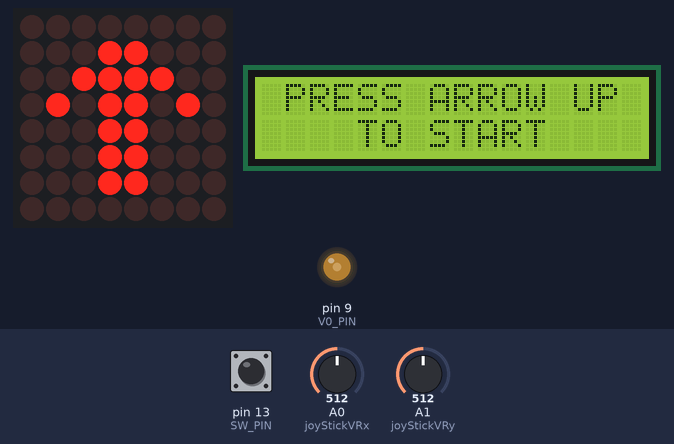
The sketch below on a simulated Arduino Uno, built with avr-gcc and run on an emulated ATmega328P. Shown: 8×8 LED matrix, 16×2 character LCD, output pins drawn as LEDs (lit = HIGH). The test bench sets the inputs (shaded band); at power-on: A1 (joyStickVRy) = 512, pin 13 (SW_PIN) HIGH, A0 (joyStickVRx) = 512. Random numbers use the default seed unless the sketch sets one.

Above: at 1.2 s.
1.3 s: A1 (joyStickVRy) set to 417
2.8 s: A1 (joyStickVRy) set to 390
At 11.3 s:
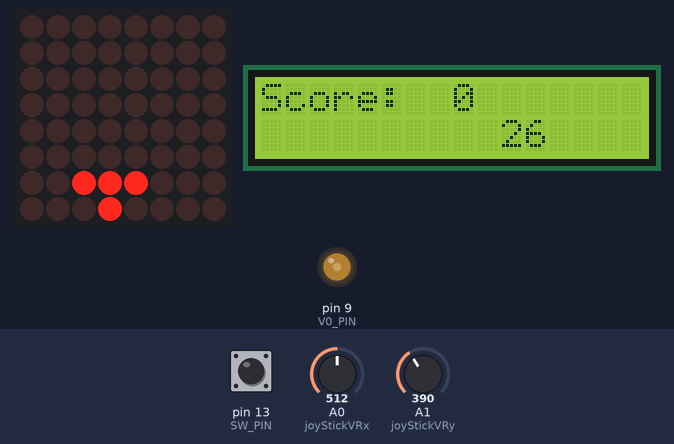
At 12.6 s:
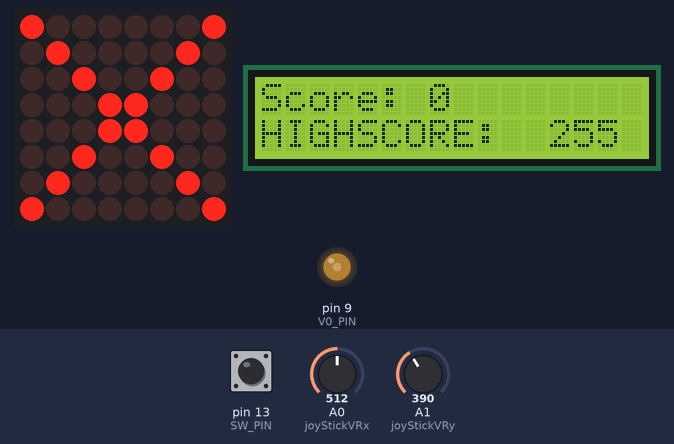
Timing chart, 0 to 14.1 s (numbered marks = the images above; inputs shaded):
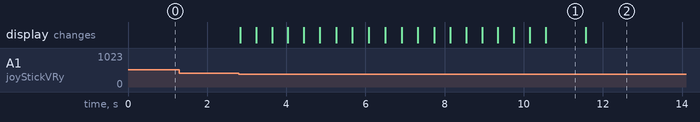

Measured:
- the behaviour switches between 400 and 399 on A1 (joyStickVRy) (found by bisection; images 0 and 1)
- after the input at 1.3 s, every drawn part: stays the same
- after the input at 2.8 s, the display: first changes at once (image 1 shows a later state)
- what the display in image 1 shows lasts 1.0 s, from 10.6 s to 11.6 s

The sketch:

LedMatrixGame.ino
```cpp
#include "LedControl.h"
#include <LiquidCrystal.h>
#include <EEPROM.h>

#define SW_PIN  13      // digital pin connected to switch output
#define joyStickVRx A0 // analog pin connected to X output
#define joyStickVRy A1 // analog pin connected to Y output
#define V0_PIN 9       // PWN
#define randomPin A5   // an unconected pin for fairly random input

LiquidCrystal lcd(2, 3, 4, 5, 6, 7); // RS,E,D4,D5,D6,D7
LedControl lc = LedControl(12, 11, 10, 1); // DIN, CLK, LOAD, No. DRIVER

const int LIMIT_LINE = 7;
const int LIMIT_COLUMN = 7;
const int MAX_LOST_PIECES = 30;
int counter;
int lives = 2;
int minMonsterSpeed = 400; // the minimum speed
int maxMonsterSpeed = 150; // full speed
int monsterSpeed = minMonsterSpeed;
int acceleration = 20;
int monsterPosition;
int playerPosition = 3;
int previousPosition = playerPosition;
unsigned long int lastUpdate = 0;
boolean moved = false;
boolean monsterPushed = false;
boolean shot = false;
boolean start = false;
boolean isModified = 0;
boolean isScoreIncreased = false;
boolean isShoted = false;
int lostPieces = 0; // represents how many "pieces" of monsters you have missed
int score = 0;
int score2 = 0;
int highScore;


 bool ledMatrix[8][8] =
{
  {0, 0, 0, 0, 0, 0, 0, 0},
  {0, 0, 0, 0, 0, 0, 0, 0},
  {0, 0, 0, 0, 0, 0, 0, 0},
  {0, 0, 0, 0, 0, 0, 0, 0},
  {0, 0, 0, 0, 0, 0, 0, 0},
  {0, 0, 0, 0, 0, 0, 0, 0},
  {0, 0, 0, 0, 0, 0, 0, 0},
  {0, 0, 0, 0, 0, 0, 0, 0}
};

 bool gameOverMatrix[8][8] =
{
  {1, 0, 0, 0, 0, 0, 0, 1},
  {0, 1, 0, 0, 0, 0, 1, 0},
  {0, 0, 1, 0, 0, 1, 0, 0},
  {0, 0, 0, 1, 1, 0, 0, 0},
  {0, 0, 0, 1, 1, 0, 0, 0},
  {0, 0, 1, 0, 0, 1, 0, 0},
  {0, 1, 0, 0, 0, 0, 1, 0},
  {1, 0, 0, 0, 0, 0, 0, 1}
};

 bool arrowUp[8][8] =
{
  {0, 0, 0, 0, 0, 0, 0, 0},
  {0, 0, 0, 1, 1, 0, 0, 0},
  {0, 0, 1, 1, 1, 1, 0, 0},
  {0, 1, 0, 1, 1, 0, 1, 0},
  {0, 0, 0, 1, 1, 0, 0, 0},
  {0, 0, 0, 1, 1, 0, 0, 0},
  {0, 0, 0, 1, 1, 0, 0, 0},
  {0, 0, 0, 0, 0, 0, 0, 0}
};


void pushMatrix()
{
    for (int i = 0; i <= LIMIT_LINE; i++)
    {
        for (int j = 0; j <= LIMIT_COLUMN; j++)
        {
            lc.setLed(0, i, j, ledMatrix[i][j]);
        }
    }
}


void clearMatrix()
{
    for (int i = 0; i <= LIMIT_LINE; i++)
    {
        for (int j = 0; j <= LIMIT_COLUMN; j++)
        {
            ledMatrix[i][j] = 0;
        }
    }
}


void pushRandomMonster()
{

    if (monsterPushed == false)
    {
        isModified = 0;
        counter= 1;
        monsterPosition = random(0, 6); // generates a random position for the next monster
        clearMatrix();

        if (monsterPosition == 0)
        {
            ledMatrix[0][0] = 1;
            ledMatrix[0][1] = 1;
            ledMatrix[0][2] = 1;
            ledMatrix[0][3] = 0;
            ledMatrix[0][4] = 0;
            ledMatrix[0][5] = 0;
            ledMatrix[0][6] = 0;
            ledMatrix[0][7] = 0;
        }

        if (monsterPosition == 1)
        {
            ledMatrix[0][0] = 0;
            ledMatrix[0][1] = 1;
            ledMatrix[0][2] = 1;
            ledMatrix[0][3] = 1;
            ledMatrix[0][4] = 0;
            ledMatrix[0][5] = 0;
            ledMatrix[0][6] = 0;
            ledMatrix[0][7] = 0;
        }

        if (monsterPosition == 2)
        {
            ledMatrix[0][0] = 0;
            ledMatrix[0][1] = 0;
            ledMatrix[0][2] = 1;
            ledMatrix[0][3] = 1;
            ledMatrix[0][4] = 1;
            ledMatrix[0][5] = 0;
            ledMatrix[0][6] = 0;
            ledMatrix[0][7] = 0;
        }

        if (monsterPosition == 3)
        {
            ledMatrix[0][0] = 0;
            ledMatrix[0][1] = 0;
            ledMatrix[0][2] = 0;
            ledMatrix[0][3] = 1;
            ledMatrix[0][4] = 1;
            ledMatrix[0][5] = 1;
            ledMatrix[0][6] = 0;
            ledMatrix[0][7] = 0;
        }

        if (monsterPosition == 4)
        {
            ledMatrix[0][0] = 0;
            ledMatrix[0][1] = 0;
            ledMatrix[0][2] = 0;
            ledMatrix[0][3] = 0;
            ledMatrix[0][4] = 1;
            ledMatrix[0][5] = 1;
            ledMatrix[0][6] = 1;
            ledMatrix[0][7] = 0;
        }

        if (monsterPosition == 5)
        {
            ledMatrix[0][0] = 0;
            ledMatrix[0][1] = 0;
            ledMatrix[0][2] = 0;
            ledMatrix[0][3] = 0;
            ledMatrix[0][4] = 0;
            ledMatrix[0][5] = 1;
            ledMatrix[0][6] = 1;
            ledMatrix[0][7] = 1;
        }

        monsterPushed = true;
    }

    pushMatrix();

    for (int j = 0;j <= LIMIT_COLUMN; j++) // shift the monster next line
    {
        ledMatrix[counter][j] = ledMatrix[counter - 1][j];
        ledMatrix[counter - 1][j] = 0;
    }

    counter++;

    if (counter > LIMIT_LINE)
    {
        monsterPushed = false;
    }

    for (int j = 0;j <= LIMIT_COLUMN; j++)
    {
        if (j != playerPosition)
        {
            if (ledMatrix[LIMIT_LINE][j] == true) // if a pice of a monster touch the limit line, it is lost
            {
                lostPieces++;
                if (lostPieces >= MAX_LOST_PIECES)  // if the maximum number of lost pieces is exceeded you are dead
                {
                    lives = -1;
                }
            }

            ledMatrix[LIMIT_LINE][j] = false;
        }
    }

    pushMatrix();

}


void setDot(int &playerPosition) // sets the dot in the matrix 8 x 8 range
{
  if (playerPosition > LIMIT_COLUMN)
  {
    playerPosition = LIMIT_COLUMN;
  }

  if (playerPosition < 0)
  {
    playerPosition = 0;
  }

}


void fire(int line, int playerPosition)
{
    isShoted = false;
    isScoreIncreased = false;
    int i = 1;

    for (i = 0; i < LIMIT_LINE - 1; i++)
    {
        if (ledMatrix[i][playerPosition] == 1)
        {
            isShoted = true;
            break;
        }
    }

    if (isScoreIncreased == false && isShoted == true)
    {
        isScoreIncreased = true;
        score++;
        score2++;
        if(score2 == 10)
        {
            monsterSpeed -= acceleration;
            score2 = 0;

            if (monsterSpeed < maxMonsterSpeed) // the speed of the monster can not exceed the maxMonsterSpeed
            {
                monsterSpeed = maxMonsterSpeed;
            }
        }

        if (score > highScore)
        {
            highScore = score;
            EEPROM.write(0, score); // write the score in EEPROM if it is bigger than the highscore
        }
    }

    i = 1;
    while (i < 9)
    {
        ledMatrix[line-i][playerPosition] = true;

        if (i > 1)
        {
            ledMatrix[line - i + 1][playerPosition] = false;
        }

        i++;
        pushMatrix();
    }
    shot = true;
}


void moveDot()
{
    int valX = analogRead(joyStickVRx);

    if (valX > 600)
    {
        if (moved == false)
        {
            previousPosition = playerPosition;
            playerPosition++;
            moved = true;
        }
    }

    else
    {
        if (valX < 400)
        {
            if (moved == false)
            {
                previousPosition = playerPosition;
                playerPosition--;
                moved = true;
            }
        }
        else
            moved = false;
    }

    setDot(playerPosition);

    if (previousPosition != playerPosition)
        ledMatrix[LIMIT_LINE][previousPosition] = false;

    ledMatrix[LIMIT_LINE][playerPosition] = true;

    pushMatrix();

    if (ledMatrix[LIMIT_LINE - 1][playerPosition] == 1) // check if the monster hits me
    {
        if (lives >= 0)
        {
            if (isModified == 0)
            {
                lives = lives - 1;
                isModified = 1;
            }
        }
    }

    else
    {
        start = true;
    }

}


void gameOver()
{
    start = false;

    lcd.clear();
    lcd.setCursor(0, 0);
    lcd.print("Score: ");
    lcd.setCursor(7,0);
    lcd.print(score);
    lcd.setCursor(0,1);
    lcd.print("HIGHSCORE: ");
    lcd.setCursor(12,1);
    lcd.print(highScore);
    delay(5000);

     for (int i = 0; i <= LIMIT_LINE; i++)
      for (int j = 0; j <= LIMIT_COLUMN; j++)
        ledMatrix[i][j] = arrowUp[i][j];

    pushMatrix();

    lcd.clear();
    lcd.setCursor(0,0);
    lcd.print("DO YOU WANT");
    lcd.setCursor(1,1);
    lcd.print("TO START AGAIN?");
}

void startGame()
{

    if(millis() - lastUpdate > monsterSpeed)
    {
        lastUpdate = millis();
        pushRandomMonster();
    }

    moveDot();

    shot = digitalRead(SW_PIN);
    if(shot == 0)
    {
        fire(LIMIT_LINE, playerPosition);
    }
}


void setup()
{
  Serial.begin(9600);
  randomSeed(analogRead(randomPin));
  pinMode(SW_PIN, INPUT);
  pinMode(V0_PIN, OUTPUT);

  lc.shutdown(0, false);
  lc.setIntensity(0, 0);
  lc.clearDisplay(0);

   for (int i = 0; i <= LIMIT_LINE; i++)
      for (int j = 0; j <= LIMIT_COLUMN; j++)
        ledMatrix[i][j] = arrowUp[i][j];

  pushMatrix();

  lcd.begin(16,2);
  lcd.setCursor(1, 0);
  lcd.print("PRESS ARROW UP");
  lcd.setCursor(4,1);
  lcd.print("TO START");

  digitalWrite(SW_PIN, HIGH);
  analogWrite(V0_PIN, 90);
  int val = 0;
  highScore = EEPROM.read(0);
}


void loop()
{
    int  valY = analogRead(joyStickVRy);

    if(start == false)
    {
        if(valY < 400)
        {
            start = true;
            lives = 2;
            score = 0;
            lostPieces = 0;
            monsterSpeed = minMonsterSpeed;
        }
    }

    if (start == true)
    {
        if (lives >=  0)
        {
            startGame();

            lcd.clear();
            lcd.setCursor(0, 0);
            lcd.print("Score: ");
            lcd.setCursor(8,0);
            lcd.print(score);
            lcd.setCursor(0,1);
            if (lives == 2)
            {
                lcd.setCursor(0,1);
                lcd.print("2 lives");
            }
            if (lives == 1)
            {
                lcd.setCursor(0,1);
                lcd.print("1 life");
            }
            if(lives == 0)
            {
                lcd.setCursor(0,1);
                lcd.print("0 lives");
            }

            lcd.setCursor(10,1);
            lcd.print(MAX_LOST_PIECES - lostPieces);

        }
        else
        {
            delay(1000);
            for (int i = 0; i <= LIMIT_LINE; i++)
                for (int j = 0; j <= LIMIT_COLUMN; j++)
                    ledMatrix[i][j] = gameOverMatrix[i][j];

            pushMatrix();
            gameOver();
        }
    }
}
```
